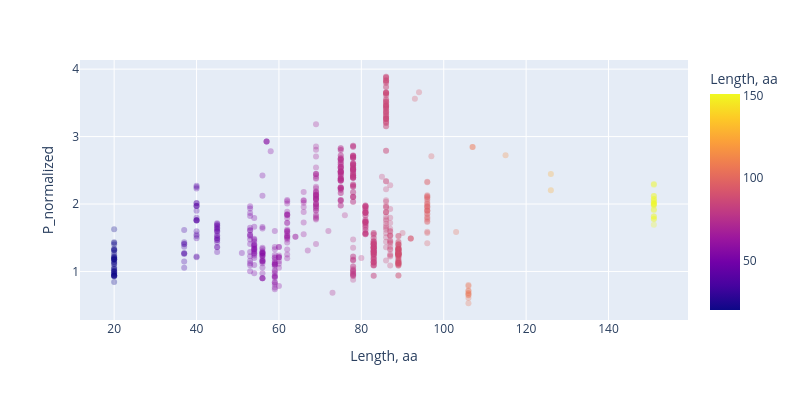

Notebook code for this chart:
### Markdown cell above
#### Normalized CT

### Code cell
fig = px.scatter(KPro_df_VA, x="Length, aa", y="P_normalized", hover_name = "PDB", color="Length, aa", width=800, height=400, opacity = 0.3)
fig.show()
fig = px.scatter(KPro_df_VA, x="Length, aa", y="S_normalized", hover_name = "PDB", color="Length, aa", width=800, height=400, opacity = 0.3)
fig.show()
fig = px.scatter(KPro_df_VA, x="Length, aa", y="X_normalized", hover_name = "PDB", color="Length, aa", width=800, height=400, opacity = 0.3)
fig.show()

### Figure 1 — Plotly figure (JSON) as saved in the notebook; plotly's stock layout.template omitted (floating-point values rounded to 4 significant figures; data arrays with more than 128 entries replaced by an {"elided": "..."} marker saying what was removed)
{"data": [{"hovertemplate": "<b>%{hovertext}</b><br><br>Length, aa=%{marker.color}<br>P_normalized=%{y}<extra></extra>", "hovertext": {"elided": "753 str values"}, "legendgroup": "", "marker": {"color": {"elided": "753 int values"}, "coloraxis": "coloraxis", "opacity": 0.3, "symbol": "circle"}, "mode": "markers", "name": "", "orientation": "v", "showlegend": false, "type": "scatter", "x": {"elided": "753 int values"}, "xaxis": "x", "y": {"elided": "753 float values"}, "yaxis": "y"}], "layout": {"coloraxis": {"colorbar": {"title": {"text": "Length, aa"}}, "colorscale": [[0, "#0d0887"], [0.1111, "#46039f"], [0.2222, "#7201a8"], [0.3333, "#9c179e"], [0.4444, "#bd3786"], [0.5556, "#d8576b"], [0.6667, "#ed7953"], [0.7778, "#fb9f3a"], [0.8889, "#fdca26"], [1, "#f0f921"]]}, "height": 400, "legend": {"tracegroupgap": 0}, "margin": {"t": 60}, "width": 800, "xaxis": {"anchor": "y", "domain": [0, 1], "title": {"text": "Length, aa"}}, "yaxis": {"anchor": "x", "domain": [0, 1], "title": {"text": "P_normalized"}}}}
